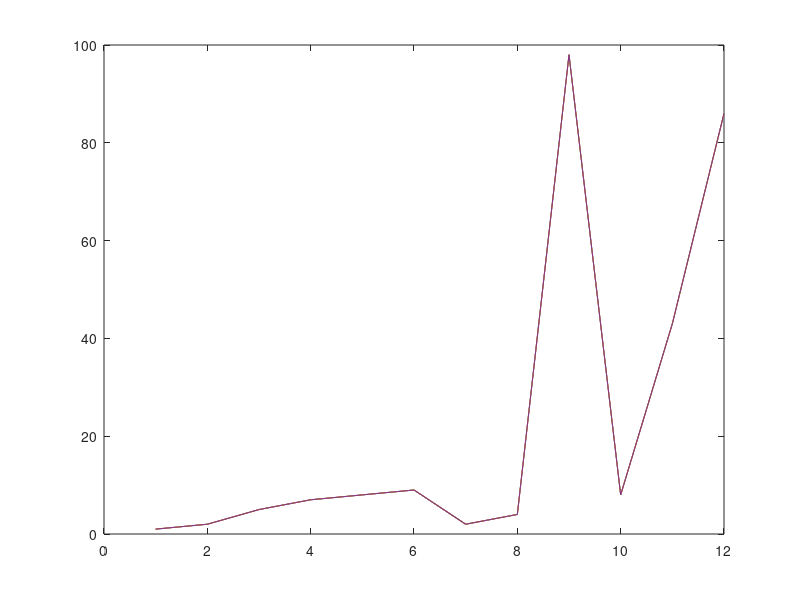

Write MATLAB code to recreate this figure. (Note: this script raises an error after producing the figure.)
clc
clear all

F=[2 3 6 8 9 10 3 5 99 9 44 87];
v=zeros(1,4);
for i=1:4
   v=F-1; 
   plot(v);
   hold on
end
legend('v1','v2', 'v3', 'v4', 1);
F
v
